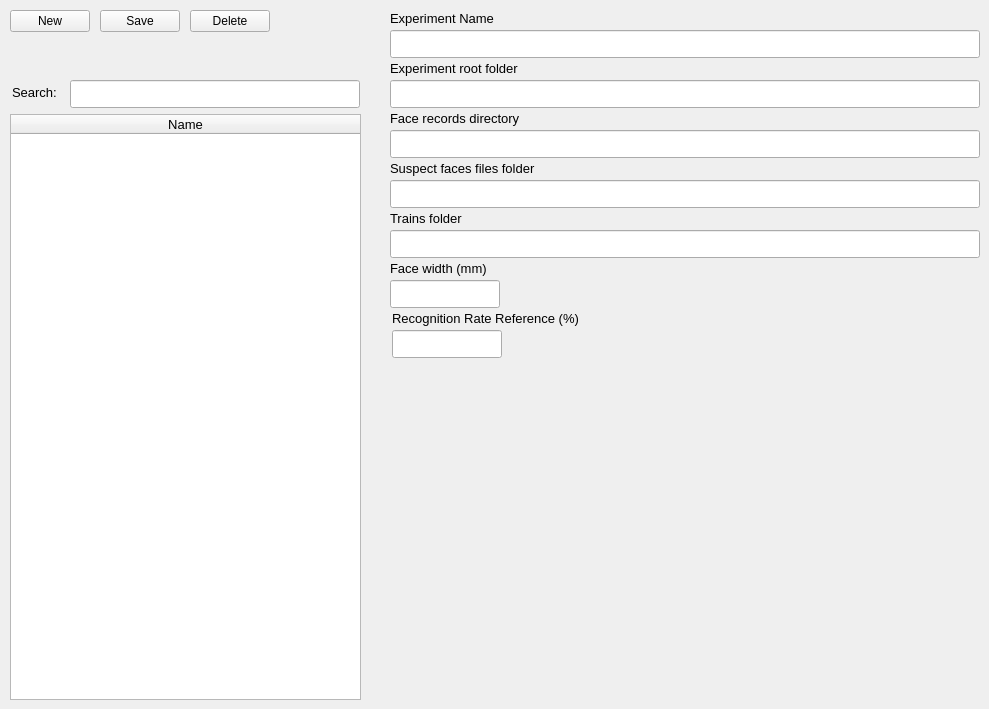
   <widget class="QWidget" name="tab">
    <attribute name="title">
     <string>Experiments</string>
    </attribute>
    <widget class="QLineEdit" name="exp_name">
     <property name="geometry">
      <rect>
       <x>390</x>
       <y>30</y>
       <width>590</width>
       <height>28</height>
      </rect>
     </property>
     <property name="font">
      <font>
       <family>Arial</family>
       <pointsize>10</pointsize>
       <weight>50</weight>
       <bold>false</bold>
      </font>
     </property>
     <property name="text">
      <string/>
     </property>
    </widget>
    <widget class="QLabel" name="label_3">
     <property name="geometry">
      <rect>
       <x>390</x>
       <y>10</y>
       <width>121</width>
       <height>17</height>
      </rect>
     </property>
     <property name="font">
      <font>
       <family>Arial</family>
       <pointsize>10</pointsize>
       <weight>50</weight>
       <italic>false</italic>
       <bold>false</bold>
      </font>
     </property>
     <property name="text">
      <string>Experiment Name</string>
     </property>
    </widget>
    <widget class="QPushButton" name="exp_new">
     <property name="geometry">
      <rect>
       <x>10</x>
       <y>10</y>
       <width>80</width>
       <height>22</height>
      </rect>
     </property>
     <property name="text">
      <string>New</string>
     </property>
    </widget>
    <widget class="QPushButton" name="exp_save">
     <property name="geometry">
      <rect>
       <x>100</x>
       <y>10</y>
       <width>80</width>
       <height>22</height>
      </rect>
     </property>
     <property name="text">
      <string>Save</string>
     </property>
    </widget>
    <widget class="QPushButton" name="exp_delete">
     <property name="geometry">
      <rect>
       <x>190</x>
       <y>10</y>
       <width>80</width>
       <height>22</height>
      </rect>
     </property>
     <property name="text">
      <string>Delete</string>
     </property>
    </widget>
    <widget class="QTableWidget" name="exp_list">
     <property name="geometry">
      <rect>
       <x>10</x>
       <y>114</y>
       <width>351</width>
       <height>586</height>
      </rect>
     </property>
     <property name="sizePolicy">
      <sizepolicy hsizetype="Maximum" vsizetype="Maximum">
       <horstretch>0</horstretch>
       <verstretch>0</verstretch>
      </sizepolicy>
     </property>
     <property name="maximumSize">
      <size>
       <width>351</width>
       <height>641</height>
      </size>
     </property>
     <property name="font">
      <font>
       <family>Arial</family>
       <pointsize>10</pointsize>
       <weight>50</weight>
       <bold>false</bold>
      </font>
     </property>
     <property name="horizontalScrollBarPolicy">
      <enum>Qt::ScrollBarAlwaysOff</enum>
     </property>
     <property name="selectionMode">
      <enum>QAbstractItemView::SingleSelection</enum>
     </property>
     <property name="selectionBehavior">
      <enum>QAbstractItemView::SelectRows</enum>
     </property>
     <property name="rowCount">
      <number>0</number>
     </property>
     <property name="columnCount">
      <number>1</number>
     </property>
     <attribute name="horizontalHeaderStretchLastSection">
      <bool>true</bool>
     </attribute>
     <attribute name="verticalHeaderStretchLastSection">
      <bool>false</bool>
     </attribute>
     <column>
      <property name="text">
       <string>Name</string>
      </property>
     </column>
    </widget>
    <widget class="QLabel" name="label_79">
     <property name="geometry">
      <rect>
       <x>12</x>
       <y>84</y>
       <width>50</width>
       <height>17</height>
      </rect>
     </property>
     <property name="font">
      <font>
       <family>Arial</family>
       <pointsize>10</pointsize>
       <weight>50</weight>
       <italic>false</italic>
       <bold>false</bold>
      </font>
     </property>
     <property name="text">
      <string>Search:</string>
     </property>
    </widget>
    <widget class="QLineEdit" name="cam_name_search_3">
     <property name="geometry">
      <rect>
       <x>70</x>
       <y>80</y>
       <width>290</width>
       <height>28</height>
      </rect>
     </property>
     <property name="font">
      <font>
       <family>Arial</family>
       <pointsize>10</pointsize>
       <weight>50</weight>
       <bold>false</bold>
      </font>
     </property>
     <property name="text">
      <string/>
     </property>
    </widget>
    <widget class="QLabel" name="label_40">
     <property name="geometry">
      <rect>
       <x>390</x>
       <y>110</y>
       <width>132</width>
       <height>17</height>
      </rect>
     </property>
     <property name="font">
      <font>
       <family>Arial</family>
       <pointsize>10</pointsize>
       <weight>50</weight>
       <italic>false</italic>
       <bold>false</bold>
      </font>
     </property>
     <property name="text">
      <string>Face records directory</string>
     </property>
    </widget>
    <widget class="QLabel" name="label_43">
     <property name="geometry">
      <rect>
       <x>390</x>
       <y>160</y>
       <width>150</width>
       <height>17</height>
      </rect>
     </property>
     <property name="font">
      <font>
       <family>Arial</family>
       <pointsize>10</pointsize>
       <weight>50</weight>
       <italic>false</italic>
       <bold>false</bold>
      </font>
     </property>
     <property name="text">
      <string>Suspect faces files folder</string>
     </property>
    </widget>
    <widget class="QLineEdit" name="exp_face_records_dir">
     <property name="geometry">
      <rect>
       <x>390</x>
       <y>130</y>
       <width>590</width>
       <height>28</height>
      </rect>
     </property>
     <property name="font">
      <font>
       <family>Arial</family>
       <pointsize>10</pointsize>
       <weight>50</weight>
       <bold>false</bold>
      </font>
     </property>
     <property name="text">
      <string/>
     </property>
     <property name="readOnly">
      <bool>true</bool>
     </property>
    </widget>
    <widget class="QLineEdit" name="exp_suspect_dir">
     <property name="geometry">
      <rect>
       <x>390</x>
       <y>180</y>
       <width>590</width>
       <height>28</height>
      </rect>
     </property>
     <property name="font">
      <font>
       <family>Arial</family>
       <pointsize>10</pointsize>
       <weight>50</weight>
       <bold>false</bold>
      </font>
     </property>
     <property name="text">
      <string/>
     </property>
     <property name="readOnly">
      <bool>true</bool>
     </property>
    </widget>
    <widget class="QLabel" name="label_44">
     <property name="geometry">
      <rect>
       <x>390</x>
       <y>210</y>
       <width>150</width>
       <height>17</height>
      </rect>
     </property>
     <property name="font">
      <font>
       <family>Arial</family>
       <pointsize>10</pointsize>
       <weight>50</weight>
       <italic>false</italic>
       <bold>false</bold>
      </font>
     </property>
     <property name="text">
      <string>Trains folder</string>
     </property>
    </widget>
    <widget class="QLineEdit" name="exp_trains_dir">
     <property name="geometry">
      <rect>
       <x>390</x>
       <y>230</y>
       <width>590</width>
       <height>28</height>
      </rect>
     </property>
     <property name="font">
      <font>
       <family>Arial</family>
       <pointsize>10</pointsize>
       <weight>50</weight>
       <bold>false</bold>
      </font>
     </property>
     <property name="text">
      <string/>
     </property>
     <property name="readOnly">
      <bool>true</bool>
     </property>
    </widget>
    <widget class="QLabel" name="label_45">
     <property name="geometry">
      <rect>
       <x>390</x>
       <y>60</y>
       <width>150</width>
       <height>17</height>
      </rect>
     </property>
     <property name="font">
      <font>
       <family>Arial</family>
       <pointsize>10</pointsize>
       <weight>50</weight>
       <italic>false</italic>
       <bold>false</bold>
      </font>
     </property>
     <property name="text">
      <string>Experiment root folder</string>
     </property>
    </widget>
    <widget class="QLineEdit" name="exp_root_dir">
     <property name="geometry">
      <rect>
       <x>390</x>
       <y>80</y>
       <width>590</width>
       <height>28</height>
      </rect>
     </property>
     <property name="font">
      <font>
       <family>Arial</family>
       <pointsize>10</pointsize>
       <weight>50</weight>
       <bold>false</bold>
      </font>
     </property>
     <property name="text">
      <string/>
     </property>
     <property name="readOnly">
      <bool>true</bool>
     </property>
    </widget>
    <widget class="QLabel" name="label_46">
     <property name="geometry">
      <rect>
       <x>390</x>
       <y>260</y>
       <width>100</width>
       <height>17</height>
      </rect>
     </property>
     <property name="font">
      <font>
       <family>Arial</family>
       <pointsize>10</pointsize>
       <weight>50</weight>
       <italic>false</italic>
       <bold>false</bold>
      </font>
     </property>
     <property name="text">
      <string>Face width (mm)</string>
     </property>
    </widget>
    <widget class="QLineEdit" name="exp_face_width">
     <property name="geometry">
      <rect>
       <x>390</x>
       <y>280</y>
       <width>110</width>
       <height>28</height>
      </rect>
     </property>
     <property name="font">
      <font>
       <family>Arial</family>
       <pointsize>10</pointsize>
       <weight>50</weight>
       <bold>false</bold>
      </font>
     </property>
     <property name="text">
      <string/>
     </property>
    </widget>
    <widget class="QLineEdit" name="exp_face_width_2">
     <property name="geometry">
      <rect>
       <x>392</x>
       <y>330</y>
       <width>110</width>
       <height>28</height>
      </rect>
     </property>
     <property name="font">
      <font>
       <family>Arial</family>
       <pointsize>10</pointsize>
       <weight>50</weight>
       <bold>false</bold>
      </font>
     </property>
     <property name="text">
      <string/>
     </property>
    </widget>
    <widget class="QLabel" name="label_54">
     <property name="geometry">
      <rect>
       <x>392</x>
       <y>310</y>
       <width>192</width>
       <height>17</height>
      </rect>
     </property>
     <property name="font">
      <font>
       <family>Arial</family>
       <pointsize>10</pointsize>
       <weight>50</weight>
       <italic>false</italic>
       <bold>false</bold>
      </font>
     </property>
     <property name="text">
      <string>Recognition Rate Reference (%)</string>
     </property>
    </widget>
   </widget>
